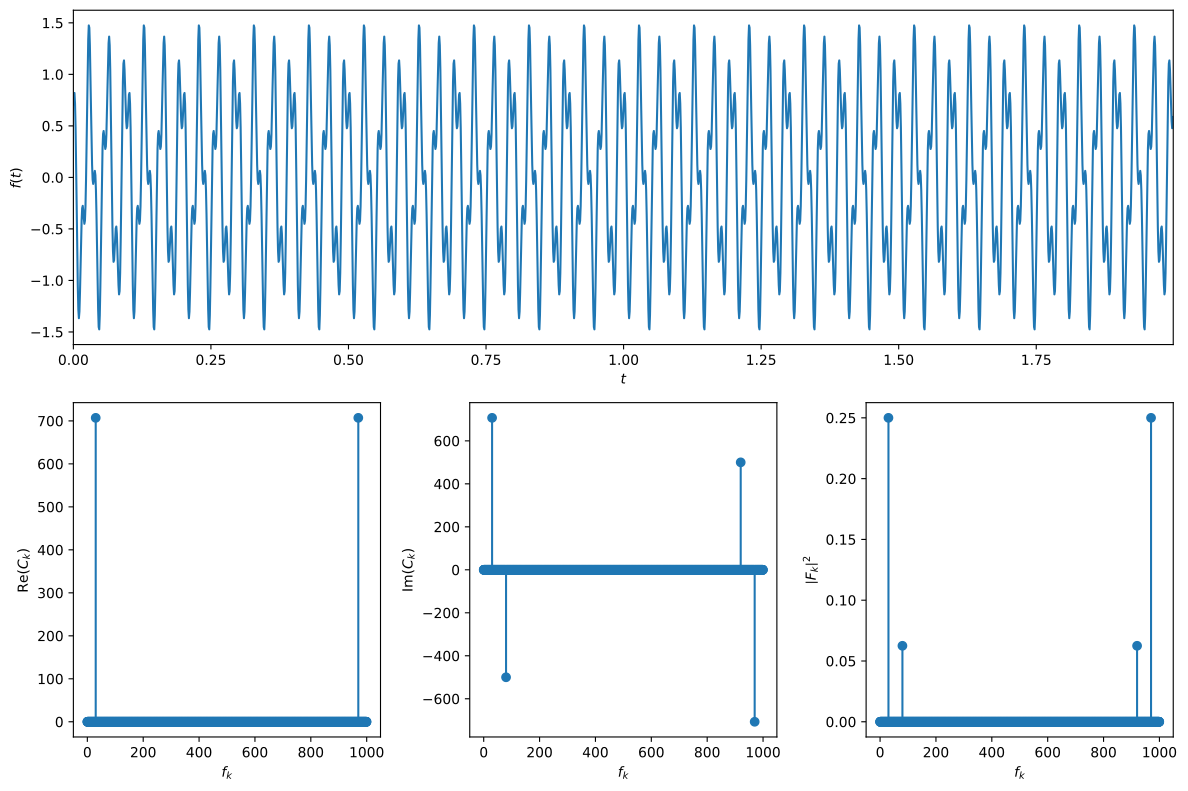

The Python source for this figure:
import numpy as np
from numpy.fft import fft
from matplotlib.pyplot import subplot_mosaic

f_1, f_2 = 30, 80
phi = np.pi/4

signal = lambda t : np.cos(2*np.pi*f_1*t + phi) + .5*np.sin(2*np.pi*f_2*t)

sampling_start, sampling_end = 0, 2
sampling_interval = np.linspace(0, 2, 2000, endpoint=False)
frequencies = np.arange(len(sampling_interval)) / (sampling_end - sampling_start)

coefficients = fft(signal(sampling_interval))

fig, axs = subplot_mosaic([["signal", "signal", "signal"], ["real", "imag", "power"]], figsize=(12,8))

axs["signal"].plot(sampling_interval, signal(sampling_interval), ls="solid")

axs["signal"].set_xlim(left=np.min(sampling_interval), right=np.max(sampling_interval))

axs["signal"].set_xlabel(r"$t$")
axs["signal"].set_ylabel(r"$f(t)$")

axs["real"].stem(frequencies, np.real(coefficients), basefmt=" ")

axs["real"].set_ylabel(r"Re$(C_k)$")

axs["imag"].stem(frequencies, np.imag(coefficients), basefmt=" ")

axs["imag"].set_ylabel(r"Im$(C_k)$")

power_spectrum = np.abs(coefficients/len(sampling_interval))**2
axs["power"].stem(frequencies, power_spectrum, basefmt=" ")

axs["power"].set_ylabel(r"$\left\vert F_k \right\vert^2$")

for ax in (axs["real"], axs["imag"], axs["power"]):
    ax.set_xlabel(r"$f_k$")

fig.tight_layout()
fig.savefig("numerical-methods/xabier/day-4/power_spectrum.pdf", bbox_inches="tight")

rounded_spectrum = np.round(power_spectrum, 2)
peaks_freqs = np.nonzero(rounded_spectrum)
peaks_vals = power_spectrum[peaks_freqs]

print(f"Signal frequencies: f_1 = {f_1} Hz and f_2 = {f_2} Hz.")
print("After Fourier transform:")
for peak_freq, peak_val in zip(peaks_freqs[0], peaks_vals):
    print(f"Frequency peak at {peak_freq} Hz with power {peak_val:.3f}.")
